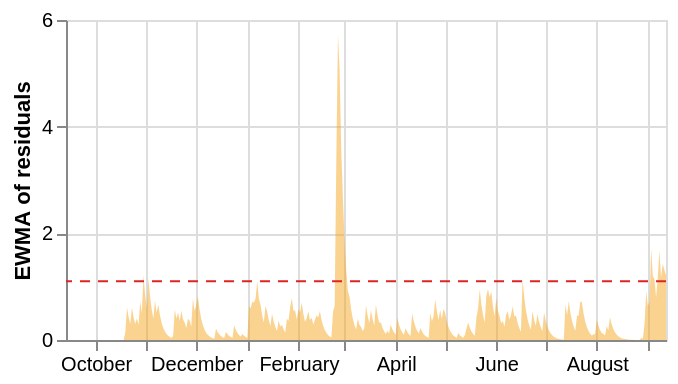

The code cell stored with this chart in its notebook:
### Code cell
charts.residual_chart(series_diagnostics, detector.config.ewma_threshold)

### Figure 1 — Vega-Lite specification as saved in the notebook (floating-point values rounded to 4 significant figures; data arrays with more than 128 entries replaced by an {"elided": "..."} marker saying what was removed)
{"config": {"view": {"continuousWidth": 300, "continuousHeight": 300}}, "layer": [{"data": {"name": "data-cbbb6d399baac45bd27c774bfff75efb"}, "mark": {"type": "area", "color": "#f59e0b", "opacity": 0.45}, "encoding": {"tooltip": [{"field": "period", "type": "temporal"}, {"field": "ewma", "type": "quantitative"}, {"field": "robust_z", "type": "quantitative"}], "x": {"field": "period", "title": null, "type": "temporal"}, "y": {"field": "ewma", "title": "EWMA of residuals", "type": "quantitative"}}}, {"data": {"name": "data-4e7ee8c1e75b98e7c4dc713343831a70"}, "mark": {"type": "rule", "color": "#dc2626", "strokeDash": [5, 4]}, "encoding": {"y": {"field": "threshold", "type": "quantitative"}}}], "height": 160, "$schema": "https://vega.github.io/schema/vega-lite/v6.4.1.json", "datasets": {"data-cbbb6d399baac45bd27c774bfff75efb": {"elided": "365 records"}, "data-4e7ee8c1e75b98e7c4dc713343831a70": [{"threshold": 1.1}]}}
